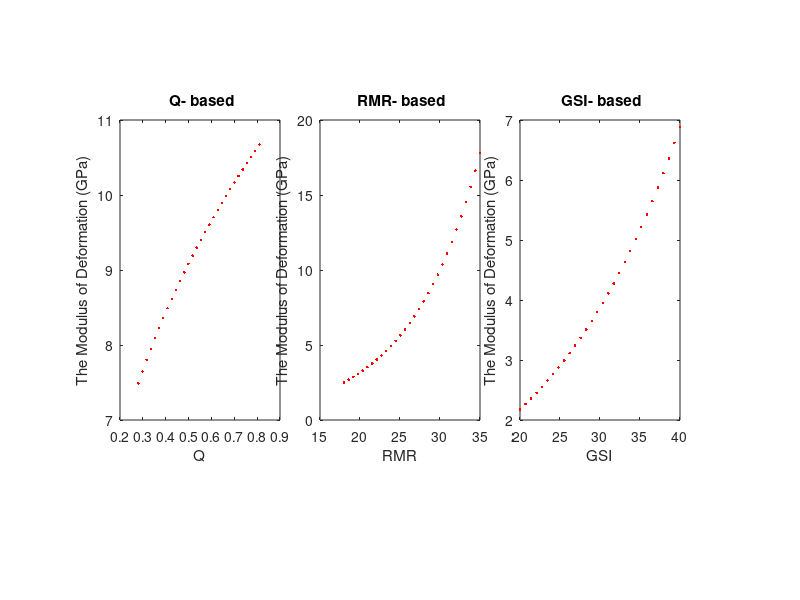

MATLAB code to generate this figure:
clc
clear all
 close all
%  Load the data
% data = readtable('tunnel_data.csv');
GSI=linspace(20,40,30); %Q=[.07,.08,.09,.1,.11,.12,.13,.14,.15];

Q=linspace(.28,.81,30);
RMR=linspace(18,35,30);
% %% 
% q=mean(Q);
UCS=150;
for ll=1:length(Q)
Youngs_Modulus1(ll)=10*(Q(ll)*UCS/100)^(1/3);
%  Youngs_Modulus1(ll)=10*Q(ll)^1/3;
%  Youngs_Modulus1(ll)=8*Q(ll)^0.4;
%   Youngs_Modulus1(ll)=25*log(Q(ll));
end


% rmr=mean(RMR);
for kk=1:length(RMR)
Youngs_Modulus2(kk)=100^(((RMR(kk)-10)/40));
end

% gsi=mean(GSI);
sigma=150;
D=.8;
for i=1:length(GSI)
% Youngs_Modulus3(i)=1000*((1+D/2)/(1+exp((75+25*D-GSI(i))/11)));
% Youngs_Modulus3(i)=100*((1-D/2)/(1+exp((75+25*D-GSI(i))/11)));
% Youngs_Modulus3(i)=0.1451*exp(0.0654*GSI(i));
% Youngs_Modulus3(i)=((1-D/2)*10^((GSI(i)-10)/40));
Youngs_Modulus3(i)=sqrt(sigma/100)*10^((GSI(i)-10)/40);
end
% Create a figure
figure;

% Set the figure position to be centered on the screen
set(gcf, 'Units', 'normalized', 'Position', [0.25, 0.25, 0.5, 0.5]);

% Create 3 subplots in a row
ax1 = subplot(1,3,1);
% plot([0 1], [0 1]);
plot(Q, Youngs_Modulus1,'r.');
xlabel('Q');
ylabel('The Modulus of Deformation (GPa)');
title(' Q- based');

ax2 = subplot(1,3,2);
% plot([0 1], [0 2]);
plot(RMR, Youngs_Modulus2,'r.');
xlabel('RMR');
ylabel('The Modulus of Deformation (GPa)');
title(' RMR- based');

ax3 = subplot(1,3,3);
% plot([0 1], [0 3]);
plot(GSI, Youngs_Modulus3,'r.');
xlabel('GSI');
ylabel('The Modulus of Deformation (GPa)');
title(' GSI- based');

% Adjust subplot positions to center them in the figure
set(ax1, 'Position', [0.15, 0.3, 0.2, 0.5]);  % [left, bottom, width, height]
set(ax2, 'Position', [0.4, 0.3, 0.2, 0.5]);
set(ax3, 'Position', [0.65, 0.3, 0.2, 0.5]);

% Ensure tight spacing
set(gcf, 'Color', 'w'); % Optional: Set background to white